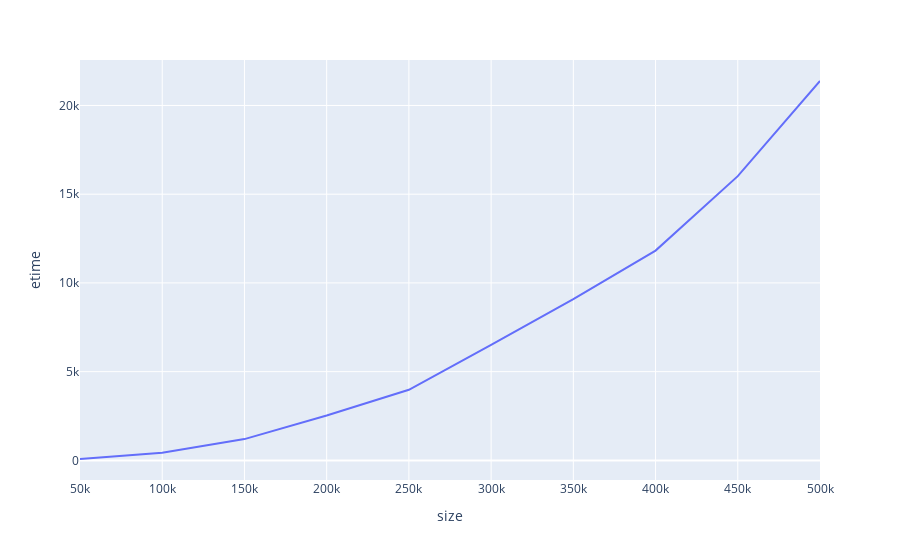

The notebook cell this image was saved under:
### Markdown cell above
## データの折れ線表示での確認

上のように読み込んだデータセットを折れ線グラフを作成するには `px.line(データセット, ...)` によって作ることができます。

~~~
px.line(データセット,
        x='横軸に該当する属性',
        y='縦軸に該当する属性',
        [color='色で区別する属性',]
        [linedash='破線で区別する属性',])
~~~

- `x=...` と `y=...` には、データセットの属性のうち、折れ線グラフの横軸と縦軸に用いるものを指定します。

- `color=...` を指定すると、データ列の着色方法を指定できます。`color=...` の利用方法については、のちほど扱います。

- `linedash=...` を指定すると、データ列を描画する先取を指定できます。`linedash=...` の利用方法については、のちほど扱います。

では、さきほど読み込んだ `cmd` データセットの折れ線グラフを描画してみましょう。

### Code cell
px.line(cnm, x='size', y='etime')

### Figure 1 — Plotly figure (JSON) as saved in the notebook; plotly's stock layout.template omitted (floating-point values rounded to 4 significant figures)
{"data": [{"hovertemplate": "size=%{x}<br>etime=%{y}<extra></extra>", "legendgroup": "", "line": {"color": "#636efa", "dash": "solid"}, "marker": {"symbol": "circle"}, "mode": "lines", "name": "", "orientation": "v", "showlegend": false, "type": "scatter", "x": [50000, 100000, 150000, 200000, 250000, 300000, 350000, 400000, 450000, 500000], "xaxis": "x", "y": [77.69, 423.7, 1199.0, 2526.0, 3980.0, 6509.0, 9092.0, 11820.0, 16020.0, 21380.0], "yaxis": "y"}], "layout": {"legend": {"tracegroupgap": 0}, "margin": {"t": 60}, "xaxis": {"anchor": "y", "domain": [0, 1], "title": {"text": "size"}}, "yaxis": {"anchor": "x", "domain": [0, 1], "title": {"text": "etime"}}}}
